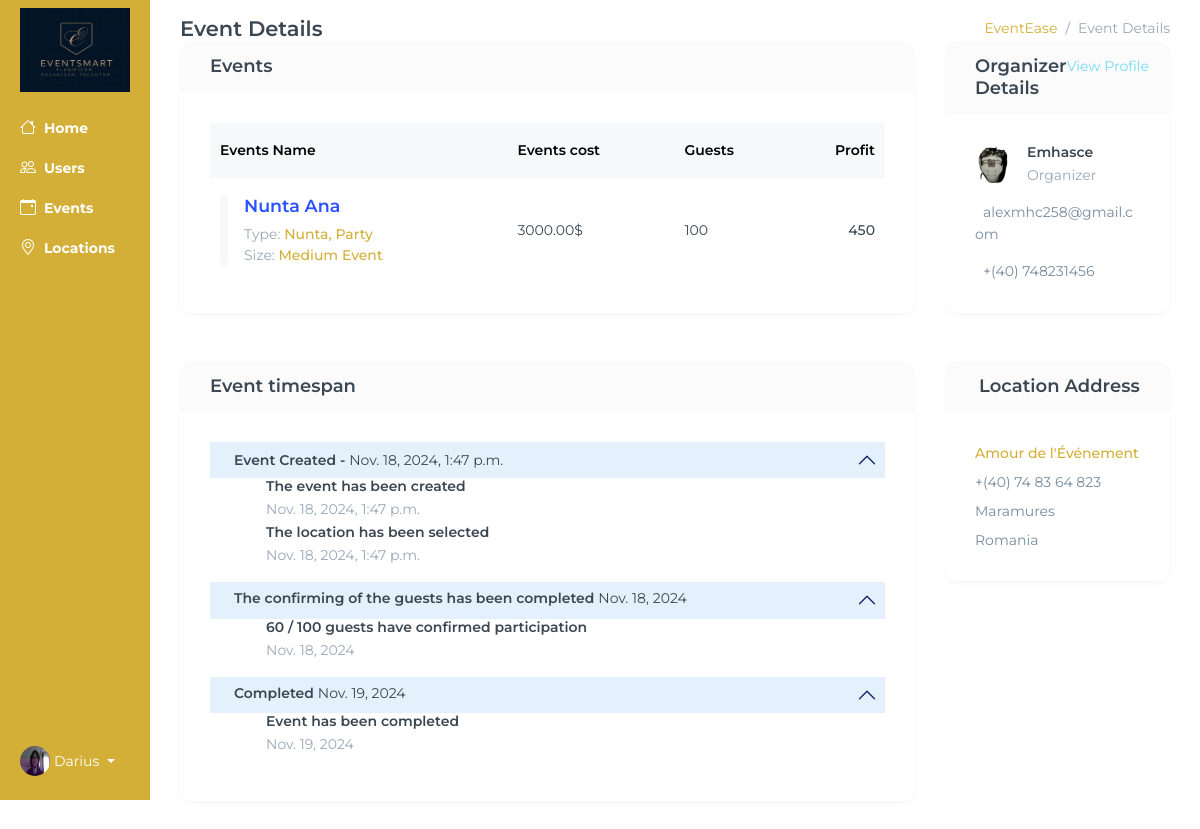
The app's page /admin-view-event/Nunta Ana/ (signed in), older data.
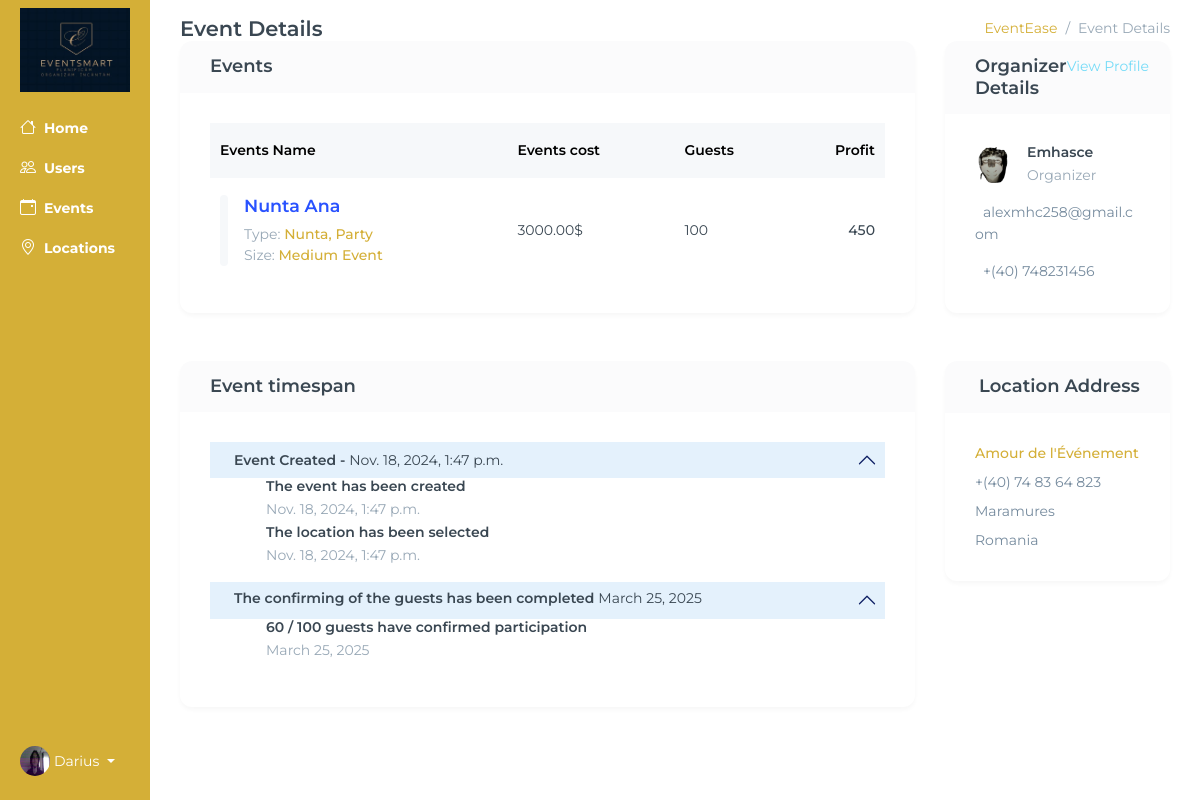
The same page, newer data.
### base/models.py (models this page shows, shortened)
class Event(models.Model):
    location = models.ForeignKey(Location, on_delete=models.SET_NULL, null=True, blank=True)
    event_name = models.CharField(max_length=100)
    event_date = models.DateField()
    event_time = models.TimeField()
    event_description = models.TextField(null=True, blank=True)
    created_at = models.DateTimeField(auto_now_add=True)
    guests = models.ManyToManyField(Guests, related_name='events', blank=True)
    completed = models.BooleanField(default=False)
    types = models.ManyToManyField(Type, blank=True)
    cost = models.DecimalField(max_digits=10, decimal_places=2, default= 3000)
    updated_at = models.DateTimeField(auto_now=True)
    is_canceled = models.BooleanField(default=False)
    organized_by = models.ForeignKey(
            User,
            on_delete=models.CASCADE,
            related_name="organized_events",
            blank=True,
            null=True
        )

class Type(models.Model):
    name = models.CharField(max_length=100)
    def __str__(self):
        return self.name

class Profile(models.Model):
    user = models.ForeignKey(User, on_delete=models.CASCADE, null=True, blank=True)
    username = models.CharField(max_length=150, unique=True)
    password = models.CharField(max_length=128)
    email = models.EmailField()
    description = models.TextField(null=True, blank=True)
    photo = models.ImageField(upload_to='profile_photos/', null=True, blank=True)
    approved = models.BooleanField(default=False)
    number = models.CharField(max_length=15,default="+(40) 748364823")
    age = models.IntegerField(default=20)
    first_name = models.CharField(null=True, blank=True,max_length=15)
    last_name = models.CharField(null=True, blank=True,max_length=15)
    location = models.CharField(null=True, blank=True,max_length=60)
    street = models.CharField(null=True, blank=True,max_length=100)
    zip_code = models.CharField(null=True, blank=True,max_length=10)
    facebook = models.CharField(null=True, blank=True,max_length=100)
    work_link = models.CharField(null=True, blank=True,max_length=100)
    google_link = models.CharField(null=True, blank=True,max_length=100)
    country = models.CharField(null=True, blank=True,max_length=100)
    created_at = models.DateTimeField(auto_now_add=True)
    USER_TYPE_CHOICES = (
        ('admin', 'Admin'),
        ('organizer', 'Organizer'),
        ('guest', 'Guest'),
        ('staff', 'Staff')
    )
    user_type = models.CharField(
        max_length=20,
        choices=USER_TYPE_CHOICES,
        default='guest'
    )

### base/views.py (the view)
@login_required(login_url='login')
def admin_view_events(request, pk):
    if not request.user.is_superuser:
        return HttpResponseForbidden("You do not have permission to access this page.")
    event = Event.objects.get(event_name=pk)
    guests_count = event.guests.count()
    location = Location.objects.get(event=event)
    next_day = event.event_date + timedelta(days=1)
    context = {
        'next_day':next_day,
        'location':location,
        'event':event,
        'guests_count':guests_count
    }
    return render(request, 'base/admin-view-event.html', context)

### base/context_processors.py (called while the page is built)
def media_url(request):
    return {
        'MEDIA_URL': settings.MEDIA_URL
    }

### base/templates/base/admin-view-event.html (shortened to what the changed rows need)
{% extends 'main.html' %}
{% block content %}
<div class="container-fluid">
    <div class="row flex-nowrap">
        <div class="col py-3 events view">
            <div class="container-fluid">
                <div class="row">
                    <div class="col-xl-9">
                        <div class="card mb-5">
                            <div class="card-body">
                                <div class="table-responsive table-card">
                                    <table class="table table-nowrap align-middle table-borderless mb-0">
                                        <thead class="table-light text-muted">
                                            <tr>
                                                <th scope="col">Events Name</th>
                                                <th scope="col">Events cost</th>
                                                <th scope="col">Guests</th>
                                                <th scope="col" class="text-end">Profit</th>
                                            </tr>
                                        </thead>
                                        <tbody>
                                            <tr>
                                                <td>
                                                    <div class="d-flex">
                                                        <div class="flex-grow-1 ms-3">
                                                            <h5 class="fs-15"><a href="#" class="link-primary" style="color:#D4AF37;"> {{ event.event_name }} </a></h5>
                                                            <p class="text-muted mb-0">Type: <span class="fw-medium"> {{ event.types.all|join:", " }} </span></p>
                                                        </div>
                                                    </div>
                                                </td>
                                                <td> {{ event.cost }}$ </td>
                                                <td>{{ guests_count }}</td>
                                                <td class="fw-medium text-end">
                                                    {% widthratio event.cost 100 15 %}
                                                </td>
                                            </tr>
                                        </tbody>
                                    </table>
                                </div>
                            </div>
                        </div>
                        <div class="card">
                            <div class="card-body">
                                <div class="profile-timeline">
                                    <div class="accordion accordion-flush" id="accordionFlushExample">
                                        <div class="accordion-item border-0">
                                            <div class="accordion-header" id="headingOne">
                                                <a class="accordion-button p-2 shadow-none" data-bs-toggle="collapse" href="#collapseOne" aria-expanded="true" aria-controls="collapseOne">
                                                    <div class="d-flex align-items-center">
                                                        <div class="flex-grow-1 ms-3">
                                                            <h6 class="fs-15 mb-0 fw-semibold">Event Created - <span class="fw-normal"> {{ event.created_at }} </span></h6>
                                                        </div>
                                                    </div>
                                                </a>
                                            </div>
                                            <div id="collapseOne" class="accordion-collapse collapse show" aria-labelledby="headingOne" data-bs-parent="#accordionExample">
                                                <div class="accordion-body ms-2 ps-5 pt-0">
                                                    <h6 class="mb-1">The event has been created</h6>
                                                    <p class="text-muted">{{ event.created_at }}</p>
                                                    <h6 class="mb-1">The location has been selected</h6>
                                                    <p class="text-muted mb-0">{{ event.created_at }}</p>
                                                </div>
                                            </div>
                                        </div>
                                        <div class="accordion-item border-0">
                                            <div class="accordion-header" id="headingTwo">
                                                <a class="accordion-button p-2 shadow-none" data-bs-toggle="collapse" href="#collapseTwo" aria-expanded="false" aria-controls="collapseTwo">
                                                    <div class="d-flex align-items-center">
                                                        <div class="flex-grow-1 ms-3">
                                                            <h6 class="fs-15 mb-1 fw-semibold">The confirming of the guests has been completed <span class="fw-normal">{{ event.event_date }}</span></h6>
                                                        </div>
                                                    </div>
                                                </a>
                                            </div>
                                            <div id="collapseTwo" class="accordion-collapse collapse show" aria-labelledby="headingTwo" data-bs-parent="#accordionExample">
                                                <div class="accordion-body ms-2 ps-5 pt-0">
                                                    <h6 class="mb-1">60 / 100 guests have confirmed participation</h6>
                                                    <p class="text-muted mb-0">{{ event.event_date }}</p>
                                                </div>
                                            </div>
                                        </div>
                                        {% if event.completed == True %}
                                        <div class="accordion-item border-0">
                                            <div class="accordion-header" id="headingThree">
                                                <a class="accordion-button p-2 shadow-none" data-bs-toggle="collapse" href="#collapseThree" aria-expanded="false" aria-controls="collapseThree">
                                                    <div class="d-flex align-items-center">
                                                        <div class="flex-grow-1 ms-3">
                                                            <h6 class="fs-15 mb-1 fw-semibold">Completed <span class="fw-normal">{{ next_day }}</span></h6>
                                                        </div>
                                                    </div>
                                                </a>
                                            </div>
                                            <div id="collapseThree" class="accordion-collapse collapse show" aria-labelledby="headingThree" data-bs-parent="#accordionExample">
                                                <div class="accordion-body ms-2 ps-5 pt-0">
                                                    <h6 class="mb-1">Event has been completed</h6>
                                                    <p class="text-muted mb-0">{{ next_day }}</p>
                                                </div>
                                            </div>
                                        </div>
                                        {% endif %}
                                    </div>
                                </div>
                            </div>
                        </div>
                    </div>
                    <div class="col-xl-3">
                        <div class="card mb-5">
                            <div class="card-body">
                                <ul class="list-unstyled mb-0 vstack gap-3">
                                    <li>
                                        <div class="d-flex align-items-center">
                                            <div class="flex-shrink-0">
                                                <img style="width:3vw; height:3vw;" src="{{ event.organized_by.profile_set.first.photo.url }}" alt="" class="avatar-sm rounded material-shadow">
                                            </div>
                                            <div class="flex-grow-1 ms-3">
                                                <h6 class="fs-14 mb-1"> {{ event.organized_by }} </h6>
                                                <p class="text-muted mb-0">Organizer</p>
                                            </div>
                                        </div>
                                    </li>
                                    <li> {{ event.organized_by.profile_set.first.email }} </li>
                                    <li> {{ event.organized_by.profile_set.first.number }} </li>
                                </ul>
                            </div>
                        </div>
                    </div>
                </div>
            </div>
        </div>
    </div>
</div>
{% endblock content %}

Row changes from the older to the newer data that the page shows:
changed Event "Nunta Ana": event_date "Nov. 18, 2024" → "March 25, 2025"; completed True → False (drawn)
Text that changed along with them:
{{ next_day }}: "Nov. 19, 2024" → (not shown)
text no longer shown: "Completed Event has been completed"
